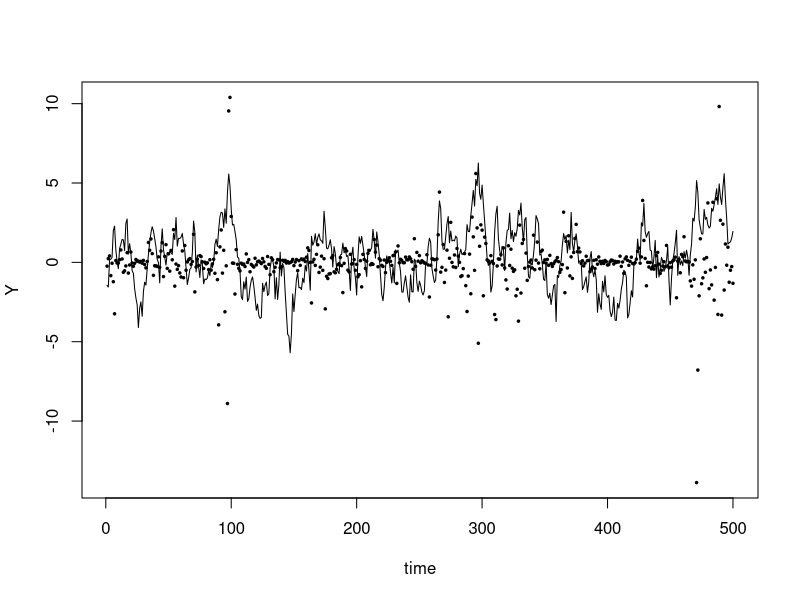
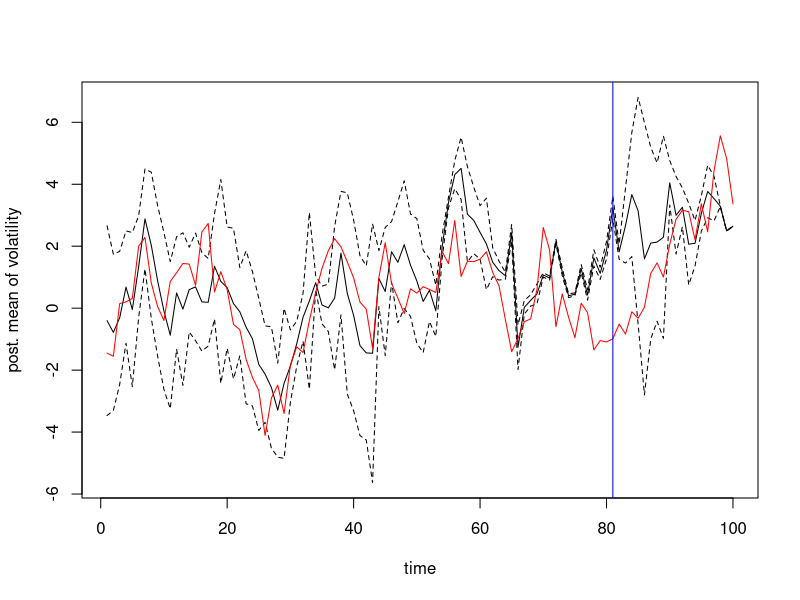
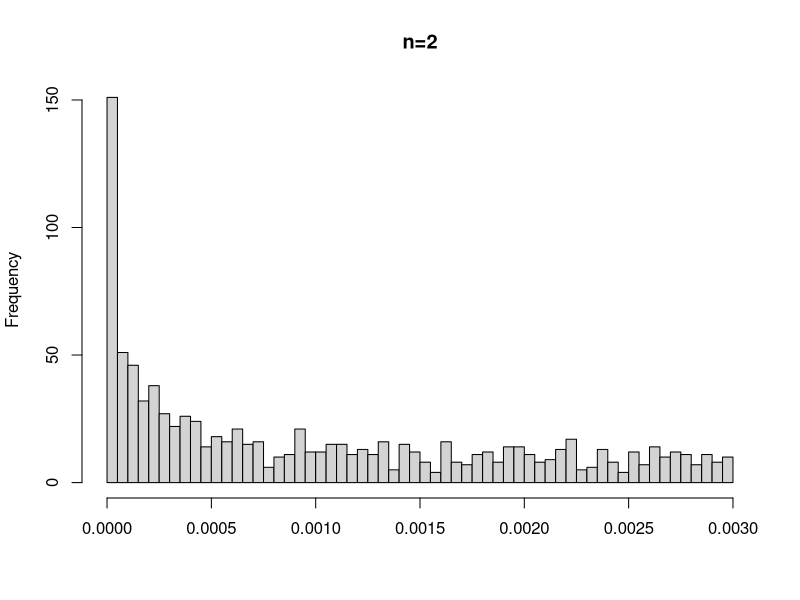
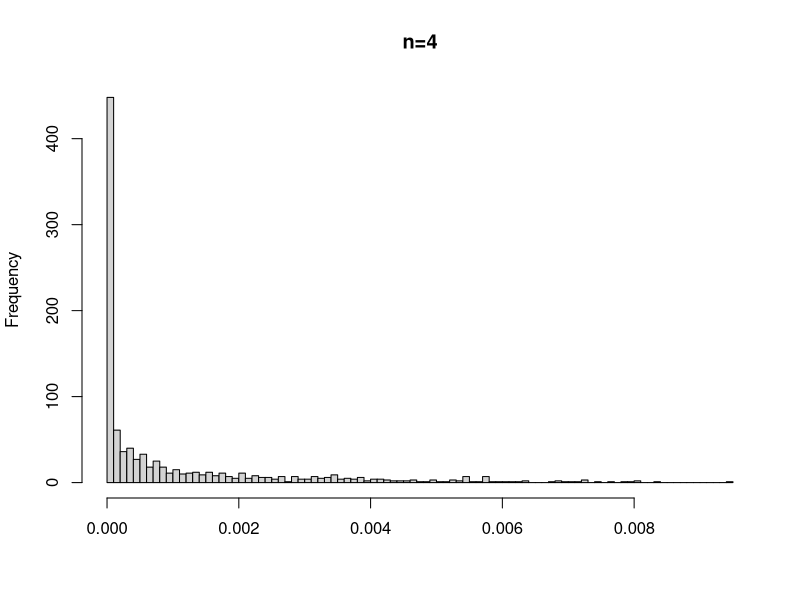
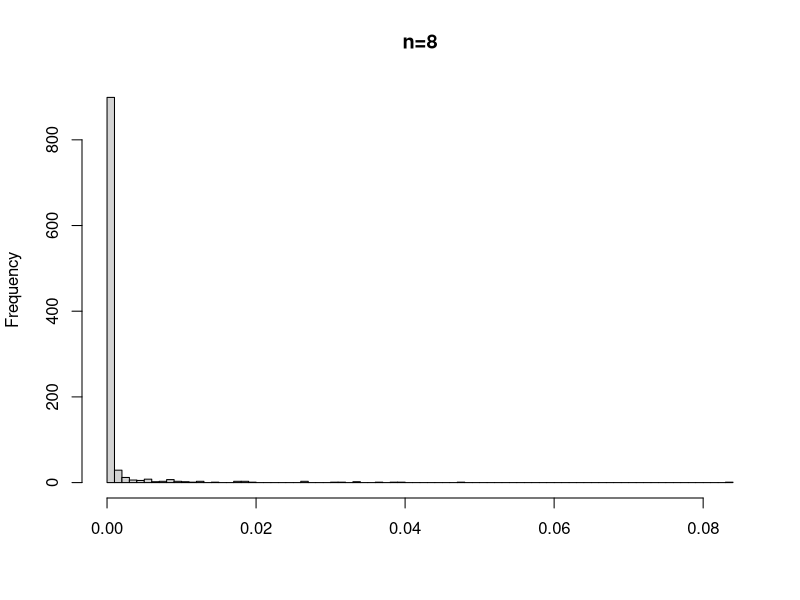
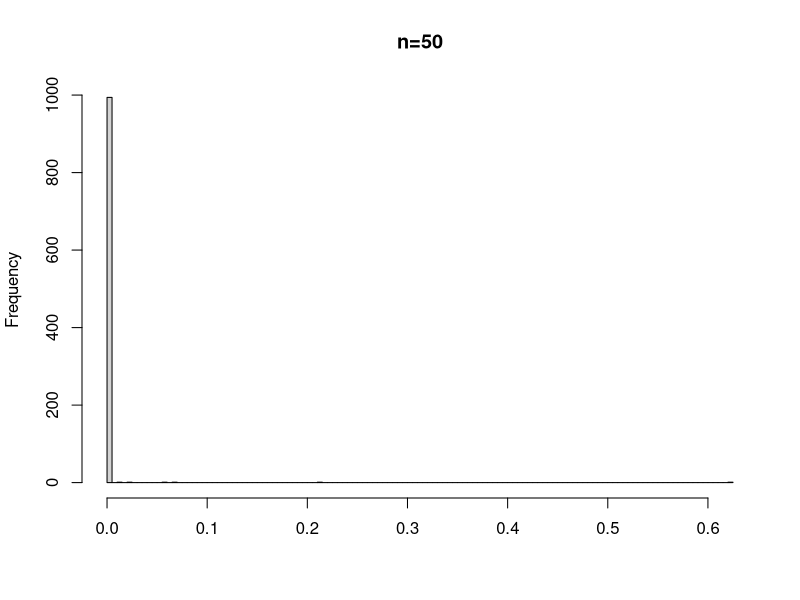

R code for these plots, in order: (Note: this script raises an error after producing the figures.)
## ---- chunk 1
# Demo to illustrate sequential importance sampling (SIS). 

# Example 4 from Doucet & Johansen: Stochastic volatility model.
# "Volatility" is a latent Markov Chain indexed by times 1..n
# that impacts the observed prices of some market indicator at these times.

# 1. Start by generating some observed prices from the model.

# Observe prices at each of n=500 time points.
n=500

# Set the parameters of the model as in D&J:
alp=0.91; sigma=1.0; beta=0.5

set.seed(123) 
X=rep(NA,n) # initialize a vector for the latent volatilities 
V=rnorm(n) # rvs used to construct the Markov chain X of volatilities 
# Initialize the chain by drawing from the initial distribution.
X[1]=rnorm(1,mean=0,sd=sigma/sqrt(1-alp^2))
for(i in 2:n){#Sample subsequent volatility conditional on previous
  X[i]=alp*X[i-1] + sigma*V[i] 
}
W=rnorm(n) # rvs used to construct prices Y from volatilities X
Y=beta*exp(X/2)*W # observed price data for the market indicator

# Plot these observed prices Y vs. times 1:n and compare this to 
# the volatilities X that generated them.
ylims=range(c(Y,X))
plot(1:n,Y,pch=20,cex=.5,ylim=ylims, xlab="time") #points for observed prices
lines(1:n,X) #lines for the latent volatility process underlying prices

################################################################
# 2. Now, pretend we don't know the volatilities but want to use
# the observed prices to estimate their posterior means E(X_k | y_{1:k}).
# Use SIS to estimate the posterior means E(X_k | y_{1:k}) of 
# the volatilities at a given time k given the prices up to that time.
# Do this for the first 100 times only.
#
# Implement SIS using D&J's proposal distributions, which are simply
# the prior distribution of the latent volatility process. 
# These resulting sample of particles has to then be weighted to reflect
# the targeted posterior distribution given the observed price data. 
# D&J express this proposal distribution by repeated conditioning or 
# "peeling" as q_1(x_1) \prod_{k=2}^n q_k(x_k|x_1:k-1), where q_1 
# is a N(0,siq^2/(1-alp^2)) density and q_k(x_k|x_1:k-1) is a
# N(alp*x_k-1,sigma^2) density.
#
# Function to generate proposals for the particle at the initial time
q.1=function(N) { #initial value proposed
  return(rnorm(N,mean=0,sd=sigma/sqrt(1-alp^2)))
}
#
# Function to generate proposals for the particle at time k given 
# its values at previous times 1..k-1
q.k=function(N,xprev) { #subsequent values given previous values
  return(rnorm(N,mean=alp*xprev,sd=sigma))
}

# For SIS, we need the initial unnormalized weight function wst(x_1) and the
# incremental importance-weight functions delta(x_{1:k}).
# We set up vectors x_1 and x_k for the particles at times 1 and K,
# respectively, cotaining N elements for each particle.
# This allows the initial incremental weights to be updated for all 
# particles simultaneously.
wst1=function(x1,y1){ #initial unnormalized weight function
  return(dnorm(y1,mean=0,sd=beta*exp(x1/2)))
}
delta=function(xk,yk){ #incremental importance weight function or IIWF
  return(dnorm(yk,mean=0,sd=beta*exp(xk/2)))
}

# SIS algorithm as sketched in class notes
SIS=function(N,n) {
  #Set up matrix X.SIS to hold results with rows for the N particles 
  #and columns for the n times
  X.SIS=matrix(NA,nrow=N,ncol=n) 
  wst=matrix(NA,nrow=N,ncol=n) 
  # sample at time 1 for all particles simultaneously
  X.SIS[,1]=q.1(N) 
  wst[,1]=wst1(X.SIS[,1],Y[1]) #get initial unnormalized wts
  # sample at times 2, ..., n
  for(k in 2:n) {
    X.SIS[,k]=q.k(N,X.SIS[,k-1]) #sample at time k for all particles simult
    wst[,k]=wst[,k-1]*delta(X.SIS[,k],Y[k]) #get unnormalized wts for time k
  }
  return(list(X.SIS=X.SIS,wst=wst))
}

# SIS with N=1000 particles and just n=100 time points
sout=SIS(N=1000,n=100)
names(sout)
# The output matrix sout$X.SIS contains N=1000 particles whose 
# un-normalized weights are in the output vector sout$wst[,100]. 
# Together, they provide an estimate of the posterior density 
# h_n(x_{1:n}|y_{1:n}) of the latent volatilities given the oberved
# prices over the n=100 time points.
dim(sout$X.SIS)
dim(sout$wst)
#
# The joint posterior densities h_n(x_{1:n}|y_{1:n}), of the volatilities 
# are too high-dimensional to visualize, but we can visualize the marginal 
# posterior densities p(x_k | y_{1:k}) by plotting their estimated 
# means & SDs for  k=1..n, where n=100, as in Figure 2 of D&J.
X.mean=X.sd=rep(NA,100) # empty vectors to hold the means & SDs for the plot
#Get the marginal posterior means and SDs for the plot
for(k in 1:100) {
  # For each time point k, need the normalized weights to be able to 
  # estimate E(X_k | y_{1:k}) and SD(X_k | y_{1:k}) 
  W=sout$wst[,k]; 
  W=W/sum(W) #get self-normalized wts 
  X.mean[k]=sum(W*sout$X.SIS[,k])
  X.sd[k]=sqrt(sum(W*(sout$X.SIS[,k]-X.mean[k])^2))
}
# Plot the estimated, marginal, posterior means E(X_k | y_{1:k})
# over the 100 time points
plot(1:100,X.mean,type="l",ylim=range(c(X.mean-2*X.sd,X.mean+2*X.sd)),
     xlab="time", ylab="post. mean of volatility")
# Add the two-sd curves
lines(1:100,X.mean+2*X.sd,lty=2) #upper 2-SD limit
lines(1:100,X.mean-2*X.sd,lty=2) #lower 2-SD limit

# Superpose the true volatility X on our plot. Note that what is being
# targetted for estimation is NOT actually the true volatility that 
# generated the observed prices but rather the posterior mean of the 
# volatilities given the prices. However, we hope that the posterior
# mean is close to these true volatilities.
lines(1:100,X[1:100],col="red") 

# The estimated posterior mean (black) disagrees noticeably with   
# the underlying volatility (red) around timepoint 81. 
abline(v=81,col="blue")

# Such disagreements can arise when imbalances in the weights 
# accumulate over time, and push the SIS estimate of the 
# posterior distribution of the latent volatility toward a single 
# point mass. We can see this by plotting the empirical distribution 
# of the weights at different time points.

# Show histograms of normalized weights at times 2, 10,and 50
# (Figure 3 of D&J):

# What are the self-normalized weights like at time 2?
wst2=sout$wst[,2]
hist(wst2/sum(wst2),xlab="",main="n=2",nclass=100)
#At time 2, ~150 of the 1000 particles have self-normalized wts ~0

# What are the self-normalized weights like at time 4?
wst4=sout$wst[,4]
hist(wst4/sum(wst4),xlab="",main="n=4",nclass=100)
#At time 4, ~450 of the 1000 particles have self-normalized wts ~0

# What are the self-normalized weights like at time 8?
wst8=sout$wst[,8]
hist(wst8/sum(wst8),xlab="",main="n=8",nclass=100)
#At time 8, ~900 of the 1000 particles have self-normalized wts ~0

# What are the self-normalized weights like at time 50?
wst50=sout$wst[,50]
hist(wst50/sum(wst50),xlab="",main="n=50",nclass=100)
#At time 50, ~1000 of the 1000 particles have self-normalized wts ~0

# In fact, by time 50, most of the mass of the estimated posterior 
# distribution is concentrated on about six particles.
#
# Below are the largest 10 self-normalized wts out of 1000
rev(sort(wst50/sum(wst50))[991:1000]) 

## ---- chunk 2
n_zeros <- as_tibble(wst50) %>% filter(value %in% 0) %>% summarize(n_zero = n())
## ---- chunk 3
heavy_particles <- as_tibble(wst50) %>% arrange(desc(value)) %>% filter(row_number() <= 6)
which_particles <- as_tibble(wst50) %>% mutate(row_n = row_number()) %>% filter(value %in% heavy_particles$value) %>% select(row_n)

time <- 1:50
weights_over_time <- list()
for(i in time){
  weights_over_time[[i]] <- as_tibble(sout$wst[,i]) %>% mutate(row_n = row_number()) %>% filter(row_n %in% which_particles$row_n) %>% select(value) %>% mutate(time_curr = i)
   
}

weights_all <- bind_rows(weights_over_time) %>% group_by(time_curr) %>% 
  mutate(particle = as.character(row_number()), log_weight = log(value, base = 10))

weights_all %>% ggplot(aes(x = time_curr, y = log_weight, group = particle, colour = particle)) +
  geom_point() + geom_line() + ggtitle("Comparing log_weight of heaviest particles against time") +
  xlab("Time") + ylab("log weight") + scale_y_continuous(limits = c(-100, 0))
## ---- chunk 4
close_part <- as_tibble(wst50) %>% mutate(row_n = row_number()) %>% filter(value <median(wst50)) %>% arrange(desc(value)) %>% slice(1) %>% select(row_n)

less_than_med <- list()
for(i in time){
  less_than_med[[i]] <- as_tibble(sout$wst[,i]) %>% mutate(row_n = row_number()) %>% filter(row_n %in% close_part$row_n) %>% select(value) %>% mutate(time_curr = i)
   
}

# i)
less_med <- bind_rows(less_than_med) %>% group_by(time_curr) %>% 
  mutate(particle = "less_med", log_weight = log(value, base = 10))


weights_and_med <- bind_rows(weights_all, less_med)

weights_and_med %>% ggplot(aes(x = time_curr, y = log_weight, group = particle, colour = particle)) +
  geom_point() + geom_line() + ggtitle("Comparing log_weight of heaviest particles against time") +
  xlab("Time") + ylab("log weight") + scale_y_continuous(limits = c(-100, 0)) 


# ii) 
  # For this need to get fastest to zero
    # Being lazy, I saw it occurred in column three
library(reshape2)
quick_drop <- as_tibble(sout$wst) %>% arrange(V3) %>% slice(1:2) %>% melt( x= row_number()) %>% 
  filter(row_number() <= 100) %>%
  mutate(time_curr = ((row_number() - 1) %/% 2 + 1),
         particle = case_when((row_number() %% 2) == 0 ~ "first_drop",
                              TRUE ~ "second_drop"),
         log_weight = log(value, base = 10)) %>% dplyr::select(value, time_curr, particle, log_weight)

weights_and_med_and_drop <- bind_rows(weights_and_med, quick_drop)

weights_and_med_and_drop %>% ggplot(aes(x = time_curr, y = log_weight, group = particle, colour = particle)) +
  geom_point() + geom_line() + ggtitle("Comparing log_weight of heaviest particles against time") +
  xlab("Time") + ylab("log weight") + scale_y_continuous(limits = c(-100, 0)) 


## ---- chunk 5
n_zero <- as_tibble(sout$wst[,100] ) %>% filter(value %in% 0) %>% summarize(n = n())
## ---- chunk 6
# max weight at time 100
big_boy <- as_tibble(sout$wst[,100]) %>% mutate(row_n = row_number()) %>% arrange(desc(value)) %>% slice(1) %>% dplyr::select(row_n) %>% mutate(particle = "big")

medium_boy <- as_tibble(sout$wst[,100]) %>% mutate(row_n = row_number()) %>% arrange(desc(value)) %>% slice(100) %>% dplyr::select(row_n) %>% mutate(particle = "medium")

small_boy <- as_tibble(sout$wst[,100]) %>% mutate(row_n = row_number()) %>% arrange(desc(value)) %>% slice(200) %>% dplyr::select(row_n) %>% mutate(particle = "small")

smallest_boys <- as_tibble(sout$wst[,3]) %>% mutate(row_n = row_number()) %>% arrange(value) %>% slice(1:2) %>% dplyr::select(row_n) %>% mutate(particle = c("smallest1", "smallest2"))

all_data <- as_tibble(sout$wst) %>% mutate(row_n = row_number())

useful_particles <- bind_rows(big_boy, medium_boy, small_boy, smallest_boys) %>% left_join(all_data) %>% melt(id = c("row_n", "particle")) %>% mutate(time_curr =((row_number() -1) %/% 5) + 1,
                                                         log_weight = log(value, base = 10))


useful_particles %>% ggplot(aes(x = time_curr, y = log_weight, group = particle, colour = particle)) +
  geom_point() + geom_line() + ggtitle("Comparing log_weight of heaviest particles against time") +
  xlab("Time") + ylab("log weight") + scale_y_continuous(limits = c(-200, 0)) 

